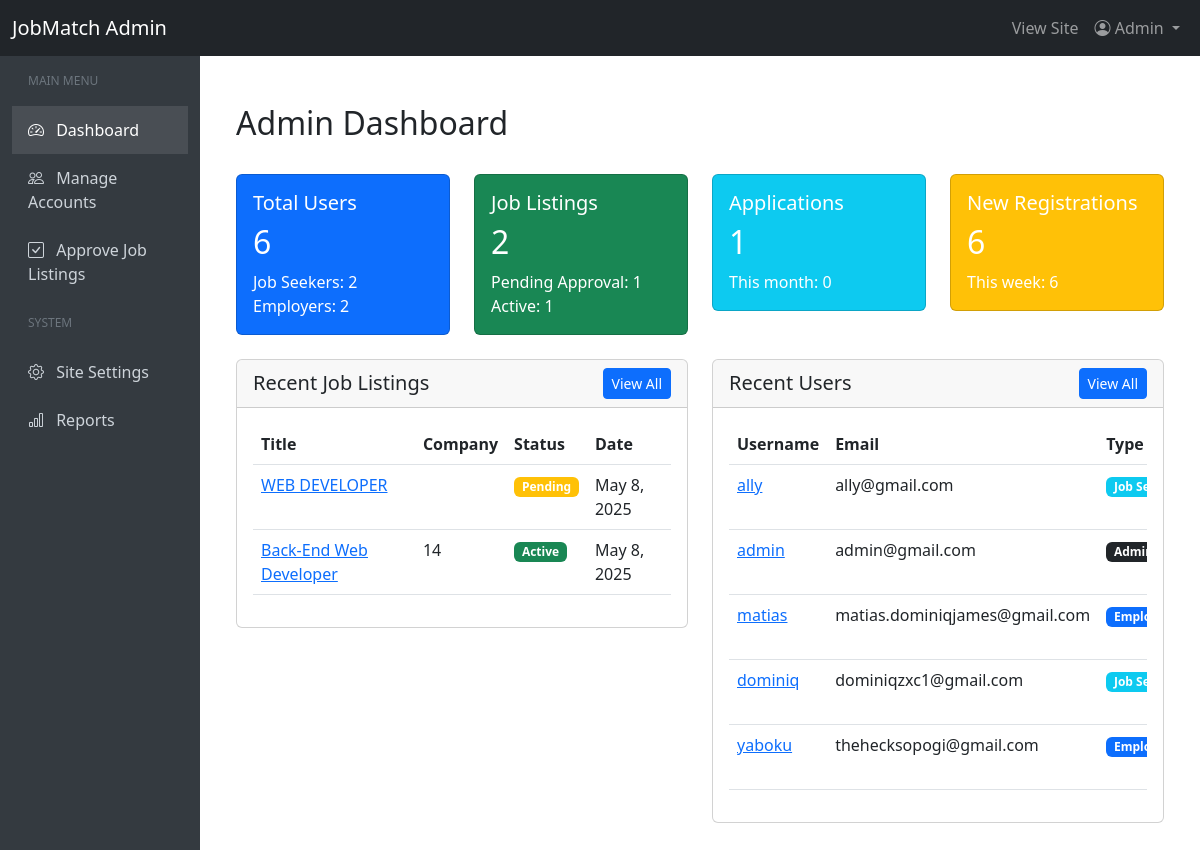
/admin/index.php (signed in), run on the app's committed database.
### tables this page shows
CREATE TABLE `jobs` (
  `id` int NOT NULL,
  `title` varchar(255) NOT NULL,
  `description` text NOT NULL,
  `category_id` int NOT NULL,
  `location` varchar(255) NOT NULL,
  `salary` varchar(100) DEFAULT NULL,
  `posted_date` datetime DEFAULT CURRENT_TIMESTAMP,
  `employer_id` int DEFAULT NULL,
  `salary_min` decimal(10,2) DEFAULT NULL,
  `salary_max` decimal(10,2) DEFAULT NULL,
  `required_experience` int DEFAULT '0',
  `status` enum('pending','active','rejected','expired','filled') NOT NULL DEFAULT 'pending',
  `is_featured` tinyint(1) NOT NULL DEFAULT '0',
  `created_at` timestamp NULL DEFAULT CURRENT_TIMESTAMP,
  `job_type` enum('full_time','part_time','contract','internship','remote') NOT NULL DEFAULT 'full_time',
  `requirements` text,
  `responsibilities` text
);

CREATE TABLE `employer_profiles` (
  `id` int NOT NULL,
  `user_id` int NOT NULL,
  `company_name` varchar(255) NOT NULL,
  `company_description` text,
  `industry` varchar(100) DEFAULT NULL,
  `website` varchar(255) DEFAULT NULL,
  `phone` varchar(20) DEFAULT NULL,
  `address` varchar(255) DEFAULT NULL,
  `city` varchar(100) DEFAULT NULL,
  `state` varchar(100) DEFAULT NULL,
  `zip_code` varchar(20) DEFAULT NULL,
  `country` varchar(100) DEFAULT NULL,
  `logo_path` varchar(255) DEFAULT NULL
);

CREATE TABLE `users` (
  `id` int NOT NULL,
  `username` varchar(50) NOT NULL,
  `password` varchar(255) NOT NULL,
  `email` varchar(100) NOT NULL,
  `user_type` enum('jobseeker','employer','admin') NOT NULL,
  `created_at` datetime DEFAULT CURRENT_TIMESTAMP
);

### includes/admin_functions.php (called while the page is built, shortened)
<?php
function getAdminDashboardStats() {
    global $conn;
    $stats = [];
    $sql = "SELECT
                COUNT(*) as total_users,
                COUNT(CASE WHEN user_type = 'jobseeker' THEN 1 END) as jobseekers,
                COUNT(CASE WHEN user_type = 'employer' THEN 1 END) as employers,
                COUNT(CASE WHEN created_at >= DATE_SUB(NOW(), INTERVAL 30 DAY) THEN 1 END) as new_users_this_month,
                COUNT(CASE WHEN created_at >= DATE_SUB(NOW(), INTERVAL 7 DAY) THEN 1 END) as new_users_this_week
            FROM users";
    $result = $conn->query($sql);
    if ($result) {
        $user_stats = $result->fetch_assoc();
        $stats = array_merge($stats, $user_stats);
    } else {
        $stats['total_users'] = 0;
        $stats['jobseekers'] = 0;
        $stats['employers'] = 0;
        $stats['new_users_this_month'] = 0;
        $stats['new_users_this_week'] = 0;
    }
    $check_column = $conn->query("SHOW COLUMNS FROM jobs LIKE 'status'");
    if ($check_column->num_rows > 0) {
        $sql = "SELECT
                    COUNT(*) as total_jobs,
                    COUNT(CASE WHEN status = 'pending' THEN 1 END) as pending_jobs,
                    COUNT(CASE WHEN status = 'active' THEN 1 END) as active_jobs
                FROM jobs";
    } else {
        $sql = "SELECT
                    COUNT(*) as total_jobs,
                    0 as pending_jobs,
                    0 as active_jobs
                FROM jobs";
    }
    $result = $conn->query($sql);
    if ($result) {
        $job_stats = $result->fetch_assoc();
        $stats = array_merge($stats, $job_stats);
    } else {
        $stats['total_jobs'] = 0;
        $stats['pending_jobs'] = 0;
        $stats['active_jobs'] = 0;
    }
    $check_column = $conn->query("SHOW COLUMNS FROM job_applications LIKE 'created_at'");
    if ($check_column->num_rows > 0) {
        $sql = "SELECT
                    COUNT(*) as total_applications,
                    COUNT(CASE WHEN created_at >= DATE_SUB(NOW(), INTERVAL 30 DAY) THEN 1 END) as applications_this_month
                FROM job_applications";
    } else {
        $sql = "SELECT
                    COUNT(*) as total_applications,
                    0 as applications_this_month
                FROM job_applications";
    }
    $result = $conn->query($sql);
    if ($result) {
        $application_stats = $result->fetch_assoc();
        $stats = array_merge($stats, $application_stats);
    } else {
        $stats['total_applications'] = 0;
        $stats['applications_this_month'] = 0;
    }
    return $stats;
}
function getRecentJobs($limit = 5) {
    global $conn;
    $check_column = $conn->query("SHOW COLUMNS FROM jobs LIKE 'status'");
    if ($check_column->num_rows > 0) {
        $sql = "SELECT j.id, j.title, j.posted_date, j.status, ep.company_name
                FROM jobs j
                LEFT JOIN employer_profiles ep ON j.employer_id = ep.user_id
                ORDER BY j.posted_date DESC LIMIT ?";
    } else {
        $sql = "SELECT j.id, j.title, j.posted_date, 'unknown' as status, ep.company_name
                FROM jobs j
                LEFT JOIN employer_profiles ep ON j.employer_id = ep.user_id
                ORDER BY j.posted_date DESC LIMIT ?";
    }
    $stmt = $conn->prepare($sql);
    $stmt->bind_param("i", $limit);
    $stmt->execute();
    $result = $stmt->get_result();
    $jobs = [];
    while ($row = $result->fetch_assoc()) {
        $jobs[] = $row;
    }
    return $jobs;
}
function getRecentUsers($limit = 5) {
    global $conn;
    $sql = "SELECT * FROM users ORDER BY created_at DESC LIMIT ?";
    $stmt = $conn->prepare($sql);
    $stmt->bind_param("i", $limit);
    $stmt->execute();
    $result = $stmt->get_result();
    $users = [];
    while ($row = $result->fetch_assoc()) {
        $users[] = $row;
    }
    return $users;
}
?>

### admin/index.php (the view, shortened to what this page needs)
<?php
require_once '../config/db_connect.php';
require_once '../includes/admin_functions.php';
$stats = getAdminDashboardStats();
include '../includes/admin_header.php';
?>
<div class="container-fluid py-4">
    <div class="row">
        <div class="col-md-12 mb-4">
            <h2>Admin Dashboard</h2>
        </div>
    </div>
    <div class="row mb-4">
        <div class="col-md-3">
            <div class="card bg-primary text-white">
                <div class="card-body">
                    <h5 class="card-title">Total Users</h5>
                    <h2><?php echo $stats['total_users']; ?></h2>
                    <div>
                        <span>Job Seekers: <?php echo $stats['jobseekers']; ?></span><br>
                        <span>Employers: <?php echo $stats['employers']; ?></span>
                    </div>
                </div>
            </div>
        </div>
        <div class="col-md-3">
            <div class="card bg-success text-white">
                <div class="card-body">
                    <h5 class="card-title">Job Listings</h5>
                    <h2><?php echo $stats['total_jobs']; ?></h2>
                    <div>
                        <span>Pending Approval: <?php echo $stats['pending_jobs']; ?></span><br>
                        <span>Active: <?php echo $stats['active_jobs']; ?></span>
                    </div>
                </div>
            </div>
        </div>
        <div class="col-md-3">
            <div class="card bg-info text-white">
                <div class="card-body">
                    <h5 class="card-title">Applications</h5>
                    <h2><?php echo $stats['total_applications']; ?></h2>
                    <div>
                        <span>This month: <?php echo $stats['applications_this_month']; ?></span>
                    </div>
                </div>
            </div>
        </div>
        <div class="col-md-3">
            <div class="card bg-warning text-white">
                <div class="card-body">
                    <h5 class="card-title">New Registrations</h5>
                    <h2><?php echo $stats['new_users_this_month']; ?></h2>
                    <div>
                        <span>This week: <?php echo $stats['new_users_this_week']; ?></span>
                    </div>
                </div>
            </div>
        </div>
    </div>
    <div class="row">
        <div class="col-md-6">
            <div class="card mb-4">
                <div class="card-header d-flex justify-content-between align-items-center">
                    <h5 class="mb-0">Recent Job Listings</h5>
                    <a href="approve-jobs.php" class="btn btn-sm btn-primary">View All</a>
                </div>
                <div class="card-body">
                    <?php $recent_jobs = getRecentJobs(5); ?>
                    <?php if (count($recent_jobs) > 0): ?>
                        <div class="table-responsive">
                            <table class="table table-hover">
                                <thead>
                                    <tr>
                                        <th>Title</th>
                                        <th>Company</th>
                                        <th>Status</th>
                                        <th>Date</th>
                                    </tr>
                                </thead>
                                <tbody>
                                    <?php foreach($recent_jobs as $job): ?>
                                        <tr>
                                            <td><a href="job-details.php?id=<?php echo $job['id']; ?>"><?php echo htmlspecialchars($job['title']); ?></a></td>
                                            <td><?php echo htmlspecialchars($job['company_name']); ?></td>
                                            <td>
                                                <?php if($job['status'] == 'pending'): ?>
                                                    <span class="badge bg-warning">Pending</span>
                                                <?php elseif($job['status'] == 'active'): ?>
                                                    <span class="badge bg-success">Active</span>
                                                <?php else: ?>
                                                    <span class="badge bg-secondary"><?php echo ucfirst($job['status']); ?></span>
                                                <?php endif; ?>
                                            </td>
                                            <td><?php echo !empty($job['posted_date']) ? date('M j, Y', strtotime($job['posted_date'])) : 'Not available'; ?>
                                        </tr>
                                    <?php endforeach; ?>
                                </tbody>
                            </table>
                        </div>
                    <?php else: ?>
                        <p class="text-muted">No recent job listings.</p>
                    <?php endif; ?>
                </div>
            </div>
        </div>
        <div class="col-md-6">
            <div class="card mb-4">
                <div class="card-header d-flex justify-content-between align-items-center">
                    <h5 class="mb-0">Recent Users</h5>
                    <a href="manage-accounts.php" class="btn btn-sm btn-primary">View All</a>
                </div>
                <div class="card-body">
                    <?php $recent_users = getRecentUsers(5); ?>
                    <?php if (count($recent_users) > 0): ?>
                        <div class="table-responsive">
                            <table class="table table-hover">
                                <thead>
                                    <tr>
                                        <th>Username</th>
                                        <th>Email</th>
                                        <th>Type</th>
                                    </tr>
                                </thead>
                                <tbody>
                                    <?php foreach($recent_users as $user): ?>
                                        <tr>
                                            <td><a href="user-details.php?id=<?php echo $user['id']; ?>"><?php echo htmlspecialchars($user['username']); ?></a></td>
                                            <td><?php echo htmlspecialchars($user['email']); ?></td>
                                            <td>
                                                <?php if($user['user_type'] == 'jobseeker'): ?>
                                                    <span class="badge bg-info">Job Seeker</span>
                                                <?php elseif($user['user_type'] == 'employer'): ?>
                                                    <span class="badge bg-primary">Employer</span>
                                                <?php else: ?>
                                                    <span class="badge bg-dark">Admin</span>
                                                <?php endif; ?>
                                            </td>
                                        </tr>
                                    <?php endforeach; ?>
                                </tbody>
                            </table>
                        </div>
                    <?php else: ?>
                        <p class="text-muted">No recent users.</p>
                    <?php endif; ?>
                </div>
            </div>
        </div>
    </div>
</div>
<?php include '../includes/admin_footer.php'; ?>

### data on the page
jobs: title "WEB DEVELOPER", status "Pending", posted_date "May 8, 2025"
jobs: title "Back-End Web Developer", employer_profiles.company_name "14", status "Active", posted_date "May 8, 2025"
users: username "ally", email "ally@gmail.com", user_type "Job…"
users: username "admin", email "admin@gmail.com", user_type "Admin"
users: username "matias", email "matias.dominiqjames@gmail.com", user_type "Employer"
users: username "dominiq", email "dominiqzxc1@gmail.com", user_type "Job…"
users: username "yaboku", email "thehecksopogi@gmail.com", user_type "Employer"

### other printed values
$stats['total_users'] "6"
$stats['jobseekers'] "2"
$stats['employers'] "2"
$stats['total_jobs'] "2"
$stats['pending_jobs'] "1"
$stats['active_jobs'] "1"
$stats['total_applications'] "1"
$stats['applications_this_month'] "0"
$stats['new_users_this_month'] "6"
$stats['new_users_this_week'] "6"
